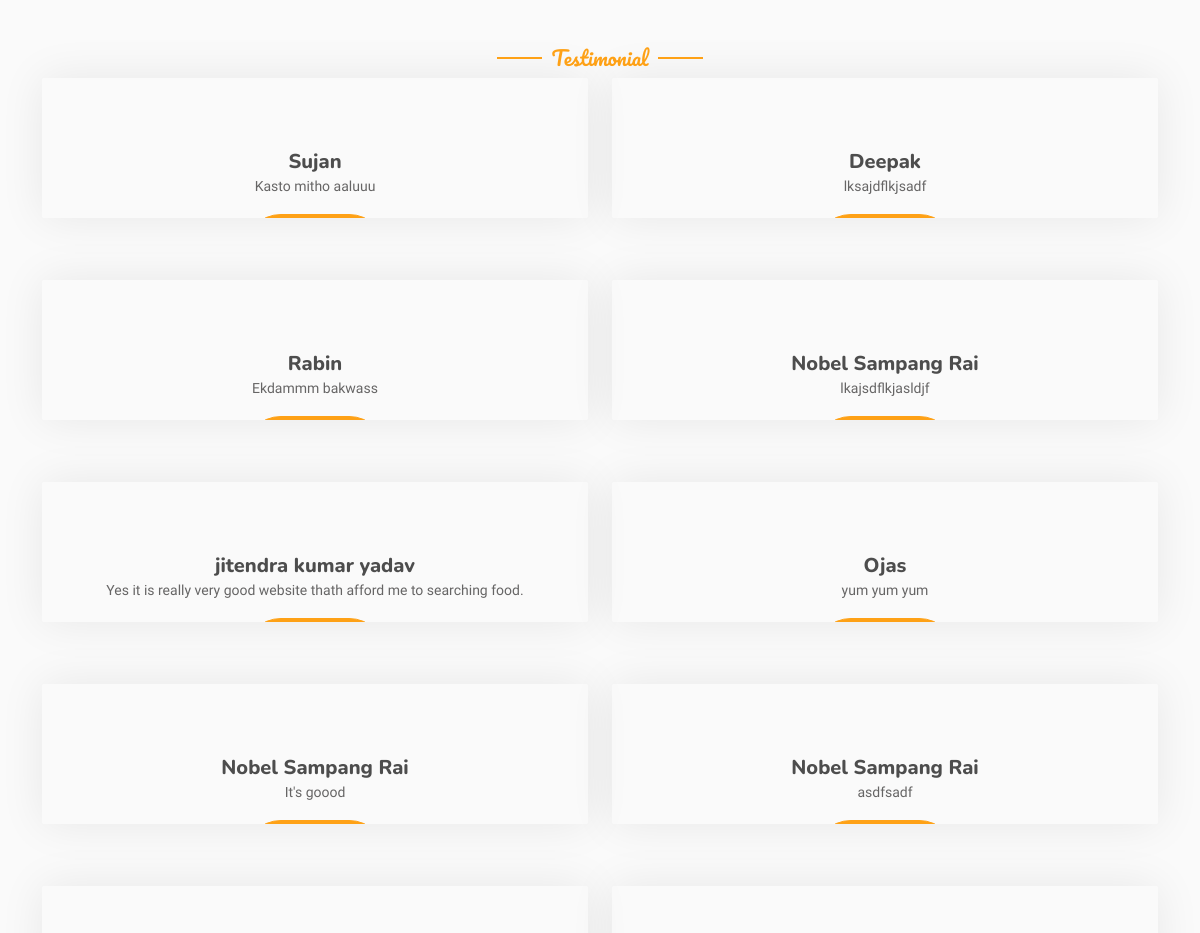
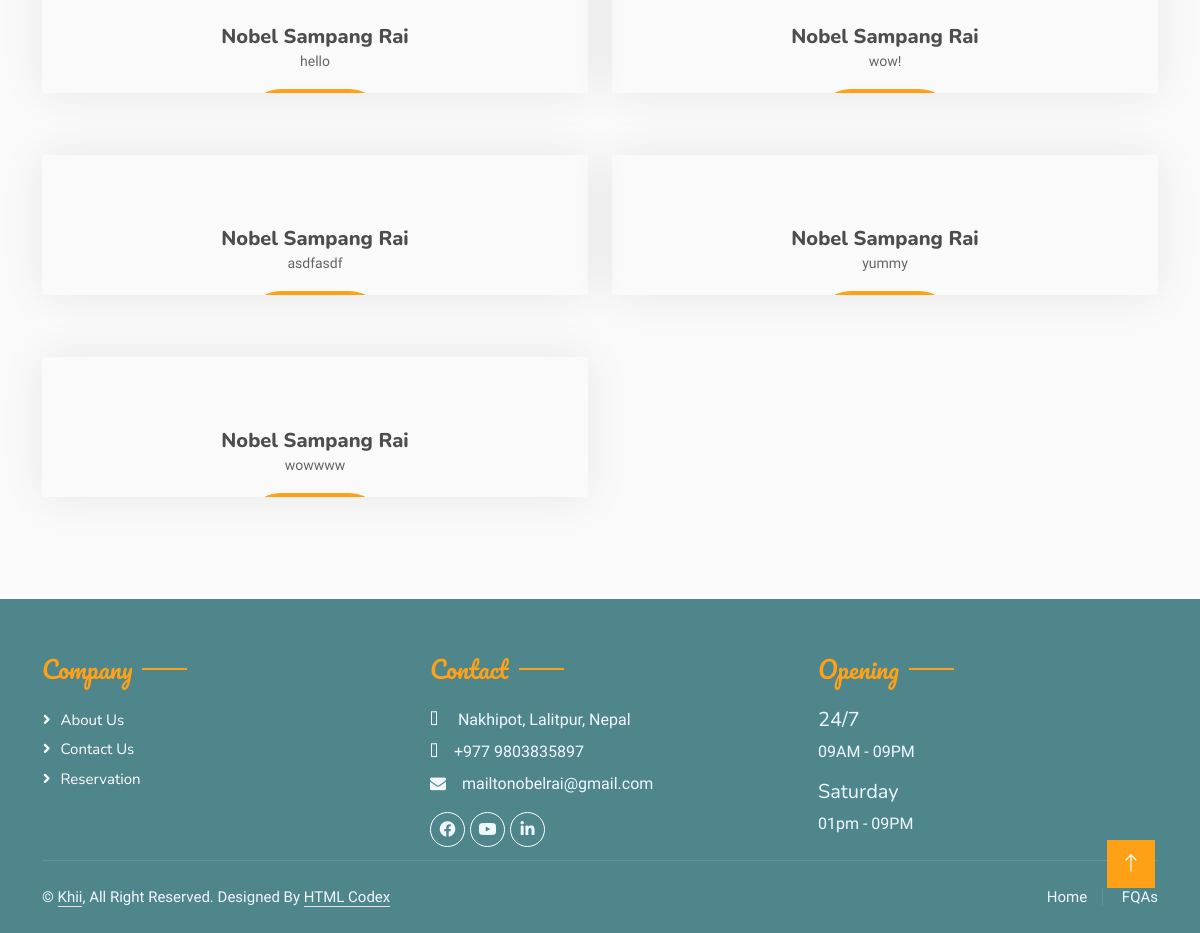
The page /testimonial/ (lower part) on the database as committed earlier (2 pictures, top to bottom).
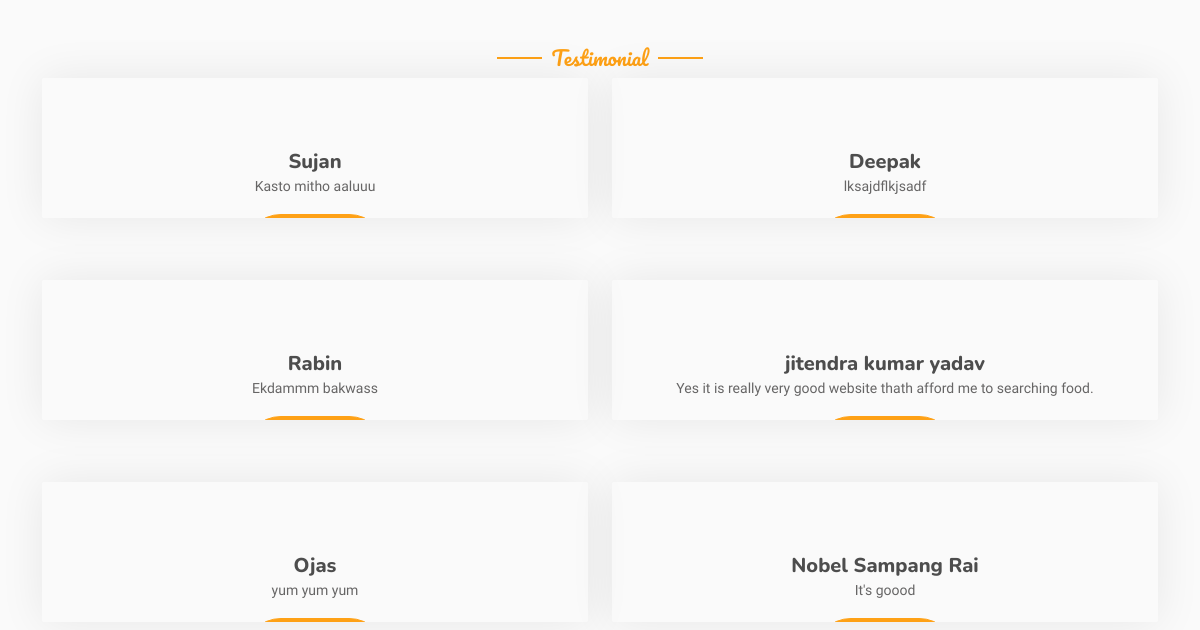
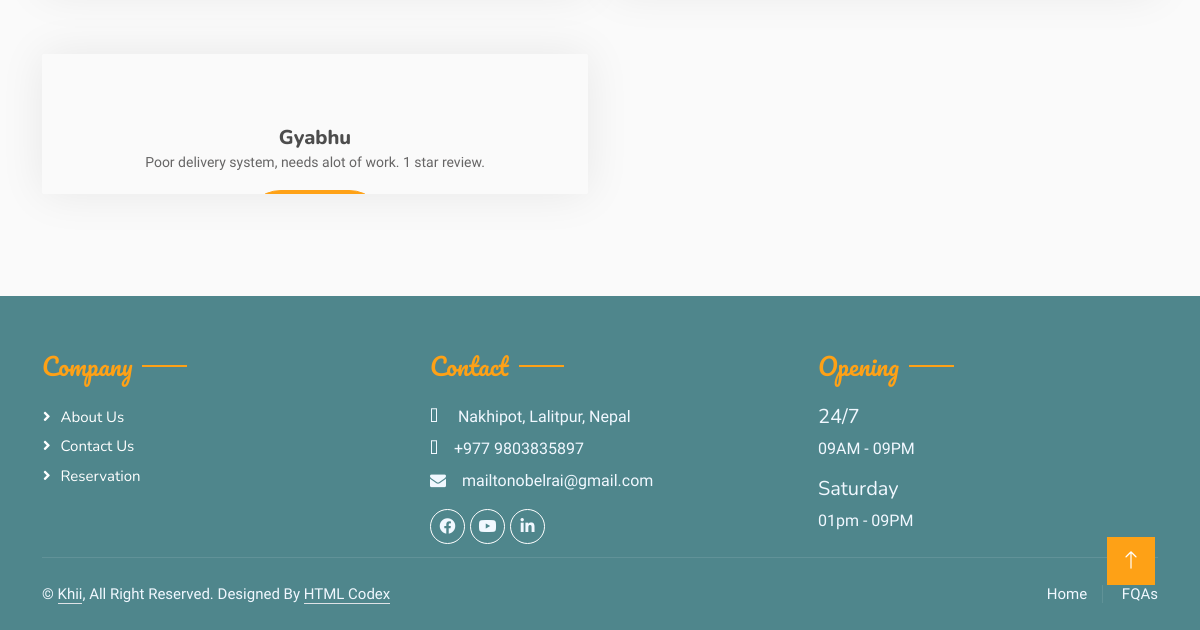
The same page on the database as committed later (2 pictures, top to bottom).
### home/models.py (models this page shows, shortened)
class Testimonial(models.Model):
    user = models.OneToOneField(User, null=True, blank=True, on_delete=models.CASCADE)
    name = models.CharField(max_length=20, null=True)
    message = models.TextField(max_length=100, null=True)
    date_added = models.DateTimeField(auto_now_add=True, null=True)

### home/views.py (the view, shortened to what this page needs)
# urls.py: path("testimonial/", testimonial, name="testimonial"),
def testimonial(request):
    context = {"title": "testimonial", "as": Testimonial.objects.all()}
    return render(request, "testimonial.html", context)

### template/testimonial.html (shortened to what this page needs)
{% extends 'base.html' %}
{% block myblock %}
        <div class="container-xxl pt-5 pb-3">
            <div class="container">
                <div class="text-center wow fadeInUp" data-wow-delay="0.1s">
                    <h5 class="section-title ff-secondary text-center text-primary fw-normal">Testimonial</h5>
                </div>
                <div class="row g-4">
                            {% for a in as %}
                    <div class="col-lg-3 col-md-6 wow fadeInUp" data-wow-delay="0.1s">
                        <div class="team-item text-center rounded overflow-hidden">
                            <div class="rounded-circle overflow-hidden m-4">
                            </div>
                            <h5 class="mb-0">{{ a.name }}</h5>
                            <small>{{ a.message }}</small>
                            <div class="d-flex justify-content-center mt-3">
                                    <div class="col-12">
                                        <a href="#" class="btn btn-primary py-2 px-4">READ MORE</a>
                                    </div>
                            </div>
                        </div>
                    </div>
                     {% endfor %}
                </div>
            </div>
        </div>
{% endblock %}

Rows that differ between the two databases and show on the page:
removed Testimonial: name "Nobel Sampang Rai", message "lkajsdflkjasldjf"
removed Testimonial: name "Nobel Sampang Rai", message "asdfsadf"
removed Testimonial: name "Nobel Sampang Rai", message "hello"
removed Testimonial: name "Nobel Sampang Rai", message "wow!"
removed Testimonial: name "Nobel Sampang Rai", message "asdfasdf"
removed Testimonial: name "Nobel Sampang Rai", message "yummy"
removed Testimonial: name "Nobel Sampang Rai", message "wowwww"
added Testimonial: name "Gyabhu", message "Poor delivery system, needs alot of work. 1 star review."
